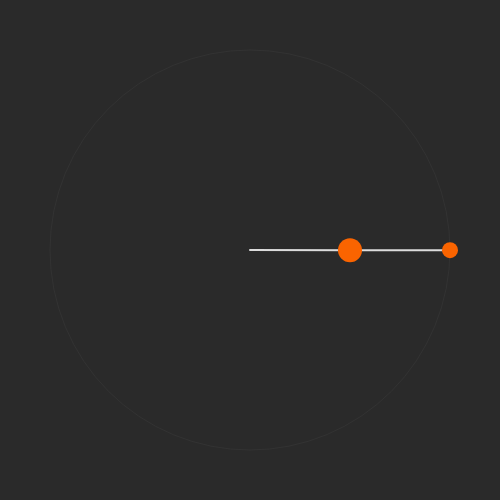
Frame 1 (no input)
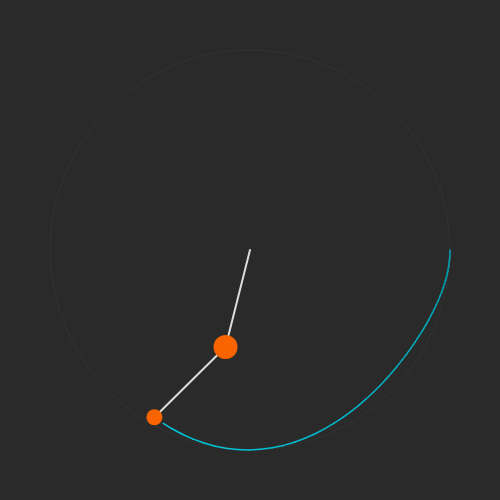
Frame 60 (no input)
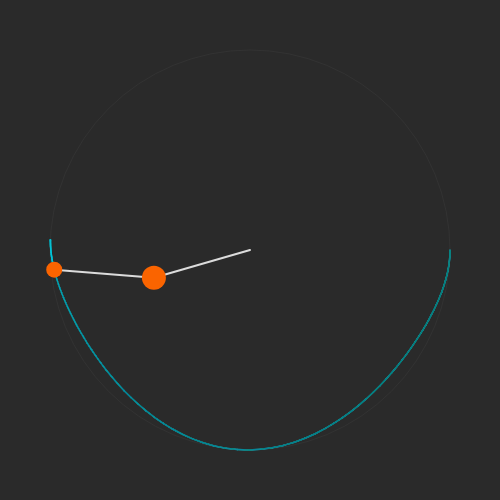
Frame 120 (the mouse pressed at the canvas centre since frame 60)

The p5.js sketch that drew these frames (run headless with seeded random() and noise() and a simulated clock; from frame 60 on, the mouse is pressed at the canvas centre):

// p5.js sketch
// ── sketch.js
const r1 = 100;
const r2 = 100;
const m1 = 12;
const m2 = 8;
let a1 = 0;
let a2 = 0;
let a1Vel = 0;
let a2Vel = 0;
let a1Acc = 0;
let a2Acc = 0;
const g = 0.2;

let trailCanvas;
let prevX2;
let prevY2;

function setup() {
  createCanvas(500, 500);
  trailCanvas = createGraphics(width, height);
  trailCanvas.background(42);
  
  a1 = PI/2;
  a2 = PI/2;
}

function draw() {
  trailCanvas.background(42, 42, 42, 1);
  translate(width/2, height/2);
  image(trailCanvas, -width/2, -height/2);
  
  calculateAcceleration();
  
  a1Vel += a1Acc;
  a2Vel += a2Acc;
  a1 += a1Vel;
  a2 += a2Vel;
  
  const x1 = r1 * sin(a1);
  const y1 = r1 * cos(a1);
  const x2 = r2 * sin(a2) + x1;
  const y2 = r2 * cos(a2) + y1;
  
  if (prevX2 !== undefined) {
    trailCanvas.strokeWeight(1.5);
    trailCanvas.stroke(0, 200, 220);
    trailCanvas.line(prevX2 + width/2, prevY2 + height/2, x2 + width/2, y2 + height/2);
  }
  prevX2 = x2;
  prevY2 = y2;
  
  noFill();
  strokeWeight(1);
  stroke(255, 255, 255, 10);
  circle(0, 0, (r1+r2)*2);
  
  strokeWeight(2);
  stroke(220);
  line(0, 0, x1, y1);
  line(x1, y1, x2, y2);
  
  noStroke();
  fill(250, 100, 0);
  circle(x1, y1, m1 * 2);
  circle(x2, y2, m2 * 2);
}

function calculateAcceleration() {
  a1Acc = (-g*(2*m1+m2)*sin(a1) - m2*g*sin(a1-2*a2) - 2*sin(a1-a2)*m2*(a2Vel*a2Vel*r2 + a1Vel*a1Vel*r1*cos(a1-a2))) /
    (r1*(2*m1+m2-m2*cos(2*a1-2*a2)));
  
  a2Acc = (2*sin(a1-a2)*(a1Vel*a1Vel*r1*(m1+m2) + g*(m1+m2)*cos(a1) + a2Vel*a2Vel*r2*m2*cos(a1-a2))) /
    (r2*(2*m1+m2-m2*cos(2*a1-2*a2)))
}
